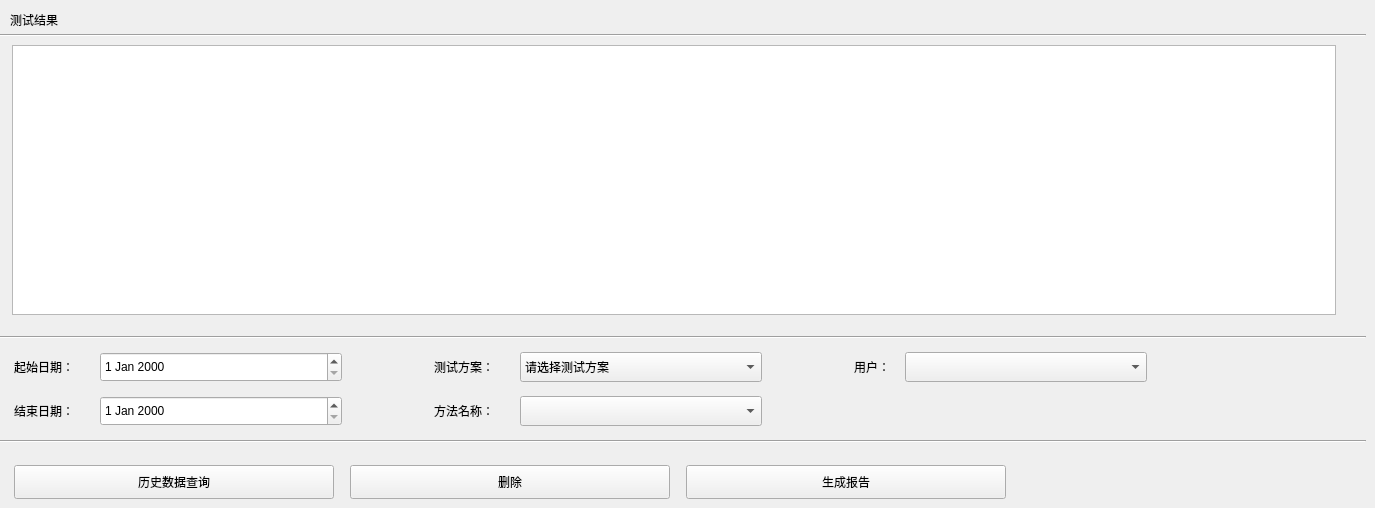
   <widget class="QWidget" name="tab_3">
    <attribute name="title">
     <string>Tab 3</string>
    </attribute>
    <widget class="QTableView" name="tableView_reportQuery">
     <property name="geometry">
      <rect>
       <x>12</x>
       <y>45</y>
       <width>1324</width>
       <height>270</height>
      </rect>
     </property>
     <property name="frameShape">
      <enum>QFrame::StyledPanel</enum>
     </property>
     <property name="frameShadow">
      <enum>QFrame::Plain</enum>
     </property>
     <property name="lineWidth">
      <number>1</number>
     </property>
     <property name="showGrid">
      <bool>true</bool>
     </property>
     <property name="gridStyle">
      <enum>Qt::SolidLine</enum>
     </property>
    </widget>
    <widget class="QDateEdit" name="dateEdit_start">
     <property name="geometry">
      <rect>
       <x>100</x>
       <y>352</y>
       <width>242</width>
       <height>30</height>
      </rect>
     </property>
     <property name="minimumSize">
      <size>
       <width>242</width>
       <height>30</height>
      </size>
     </property>
     <property name="maximumSize">
      <size>
       <width>242</width>
       <height>30</height>
      </size>
     </property>
    </widget>
    <widget class="QDateEdit" name="dateEdit_end">
     <property name="geometry">
      <rect>
       <x>100</x>
       <y>396</y>
       <width>242</width>
       <height>30</height>
      </rect>
     </property>
     <property name="minimumSize">
      <size>
       <width>242</width>
       <height>30</height>
      </size>
     </property>
     <property name="maximumSize">
      <size>
       <width>242</width>
       <height>30</height>
      </size>
     </property>
    </widget>
    <widget class="QLabel" name="label_reportQuery">
     <property name="geometry">
      <rect>
       <x>10</x>
       <y>5</y>
       <width>120</width>
       <height>30</height>
      </rect>
     </property>
     <property name="minimumSize">
      <size>
       <width>120</width>
       <height>30</height>
      </size>
     </property>
     <property name="maximumSize">
      <size>
       <width>16777215</width>
       <height>30</height>
      </size>
     </property>
     <property name="font">
      <font>
       <pointsize>9</pointsize>
      </font>
     </property>
     <property name="text">
      <string>测试结果</string>
     </property>
    </widget>
    <widget class="QLabel" name="label_endDate">
     <property name="geometry">
      <rect>
       <x>14</x>
       <y>396</y>
       <width>100</width>
       <height>30</height>
      </rect>
     </property>
     <property name="minimumSize">
      <size>
       <width>30</width>
       <height>30</height>
      </size>
     </property>
     <property name="font">
      <font>
       <pointsize>9</pointsize>
      </font>
     </property>
     <property name="text">
      <string>结束日期：</string>
     </property>
    </widget>
    <widget class="QLabel" name="label_startDate">
     <property name="geometry">
      <rect>
       <x>14</x>
       <y>352</y>
       <width>100</width>
       <height>30</height>
      </rect>
     </property>
     <property name="minimumSize">
      <size>
       <width>30</width>
       <height>30</height>
      </size>
     </property>
     <property name="font">
      <font>
       <pointsize>9</pointsize>
      </font>
     </property>
     <property name="text">
      <string>起始日期：</string>
     </property>
    </widget>
    <widget class="Line" name="line">
     <property name="geometry">
      <rect>
       <x>0</x>
       <y>34</y>
       <width>1366</width>
       <height>3</height>
      </rect>
     </property>
     <property name="orientation">
      <enum>Qt::Horizontal</enum>
     </property>
    </widget>
    <widget class="Line" name="line_2">
     <property name="geometry">
      <rect>
       <x>0</x>
       <y>336</y>
       <width>1366</width>
       <height>3</height>
      </rect>
     </property>
     <property name="orientation">
      <enum>Qt::Horizontal</enum>
     </property>
    </widget>
    <widget class="QLabel" name="label_testMethod">
     <property name="geometry">
      <rect>
       <x>434</x>
       <y>352</y>
       <width>100</width>
       <height>30</height>
      </rect>
     </property>
     <property name="minimumSize">
      <size>
       <width>30</width>
       <height>30</height>
      </size>
     </property>
     <property name="font">
      <font>
       <pointsize>9</pointsize>
      </font>
     </property>
     <property name="text">
      <string>测试方案：</string>
     </property>
    </widget>
    <widget class="QLabel" name="label_methodName">
     <property name="geometry">
      <rect>
       <x>434</x>
       <y>396</y>
       <width>100</width>
       <height>30</height>
      </rect>
     </property>
     <property name="minimumSize">
      <size>
       <width>30</width>
       <height>30</height>
      </size>
     </property>
     <property name="font">
      <font>
       <pointsize>9</pointsize>
      </font>
     </property>
     <property name="text">
      <string>方法名称：</string>
     </property>
    </widget>
    <widget class="QLabel" name="label_userName">
     <property name="geometry">
      <rect>
       <x>854</x>
       <y>352</y>
       <width>60</width>
       <height>30</height>
      </rect>
     </property>
     <property name="minimumSize">
      <size>
       <width>30</width>
       <height>30</height>
      </size>
     </property>
     <property name="font">
      <font>
       <pointsize>9</pointsize>
      </font>
     </property>
     <property name="text">
      <string>用户：</string>
     </property>
    </widget>
    <widget class="QComboBox" name="comboBox_queryTestMethod">
     <property name="geometry">
      <rect>
       <x>520</x>
       <y>352</y>
       <width>242</width>
       <height>30</height>
      </rect>
     </property>
     <property name="minimumSize">
      <size>
       <width>30</width>
       <height>0</height>
      </size>
     </property>
     <item>
      <property name="text">
       <string>请选择测试方案</string>
      </property>
     </item>
     <item>
      <property name="text">
       <string>持续增压</string>
      </property>
     </item>
     <item>
      <property name="text">
       <string>定时计压</string>
      </property>
     </item>
     <item>
      <property name="text">
       <string>定时定压</string>
      </property>
     </item>
     <item>
      <property name="text">
       <string>绕曲松弛</string>
      </property>
     </item>
     <item>
      <property name="text">
       <string>渗水漏水</string>
      </property>
     </item>
    </widget>
    <widget class="QComboBox" name="comboBox_queryMethodName">
     <property name="geometry">
      <rect>
       <x>520</x>
       <y>396</y>
       <width>242</width>
       <height>30</height>
      </rect>
     </property>
     <property name="minimumSize">
      <size>
       <width>30</width>
       <height>0</height>
      </size>
     </property>
    </widget>
    <widget class="QComboBox" name="comboBox_queryUserName">
     <property name="geometry">
      <rect>
       <x>905</x>
       <y>352</y>
       <width>242</width>
       <height>30</height>
      </rect>
     </property>
     <property name="minimumSize">
      <size>
       <width>30</width>
       <height>0</height>
      </size>
     </property>
    </widget>
    <widget class="Line" name="line_3">
     <property name="geometry">
      <rect>
       <x>0</x>
       <y>440</y>
       <width>1366</width>
       <height>3</height>
      </rect>
     </property>
     <property name="orientation">
      <enum>Qt::Horizontal</enum>
     </property>
    </widget>
    <widget class="QPushButton" name="pushButton_query">
     <property name="geometry">
      <rect>
       <x>14</x>
       <y>465</y>
       <width>320</width>
       <height>34</height>
      </rect>
     </property>
     <property name="minimumSize">
      <size>
       <width>0</width>
       <height>34</height>
      </size>
     </property>
     <property name="font">
      <font>
       <pointsize>9</pointsize>
      </font>
     </property>
     <property name="text">
      <string>历史数据查询</string>
     </property>
    </widget>
    <widget class="QPushButton" name="pushButton_delReport">
     <property name="geometry">
      <rect>
       <x>350</x>
       <y>465</y>
       <width>320</width>
       <height>34</height>
      </rect>
     </property>
     <property name="minimumSize">
      <size>
       <width>0</width>
       <height>34</height>
      </size>
     </property>
     <property name="font">
      <font>
       <pointsize>9</pointsize>
      </font>
     </property>
     <property name="text">
      <string>删除</string>
     </property>
    </widget>
    <widget class="QPushButton" name="pushButton_genReport">
     <property name="geometry">
      <rect>
       <x>686</x>
       <y>465</y>
       <width>320</width>
       <height>34</height>
      </rect>
     </property>
     <property name="minimumSize">
      <size>
       <width>0</width>
       <height>34</height>
      </size>
     </property>
     <property name="font">
      <font>
       <pointsize>9</pointsize>
      </font>
     </property>
     <property name="text">
      <string>生成报告</string>
     </property>
    </widget>
    <widget class="QLabel" name="label_queryMessage">
     <property name="geometry">
      <rect>
       <x>120</x>
       <y>5</y>
       <width>1000</width>
       <height>30</height>
      </rect>
     </property>
     <property name="text">
      <string/>
     </property>
    </widget>
   </widget>
